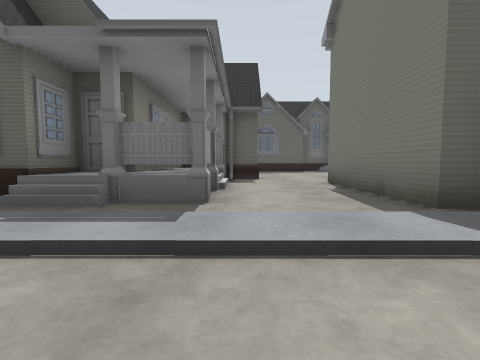
[1] (above)

24 first-person views from a walk through a world built for the Gazebo simulator. The camera is 0.94 m above the floor, tilts 4° down and sees 85° across. The floor is counted in squares, 2 m on a side. Each view is taken from the middle of a square. On the plan, view 1 faces up. The plan holds only what a view shows up to about 9 squares ahead; the rest is blank. The place goes on beyond the plan. Simple shapes stand in for some stock models.

[2]
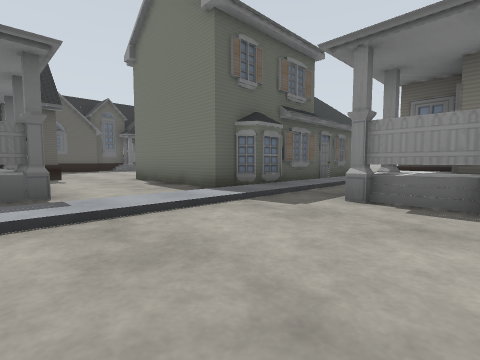

[3]
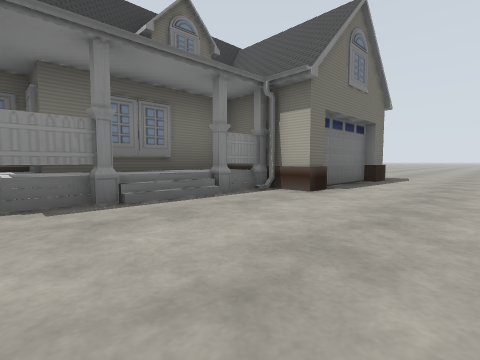

[4]
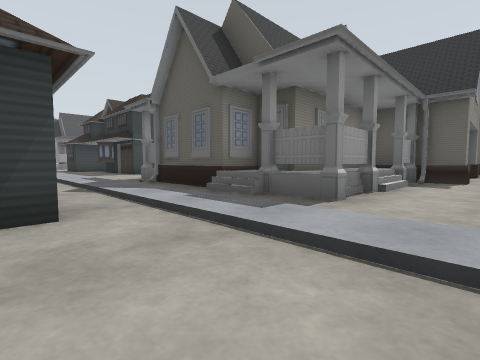

[5]
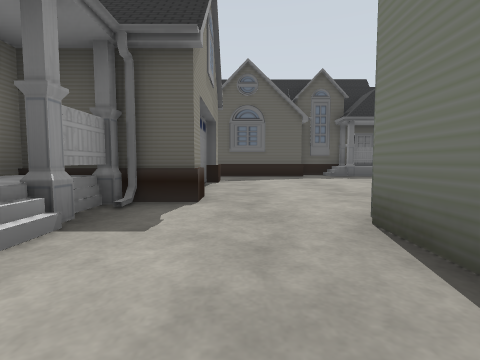

[6]
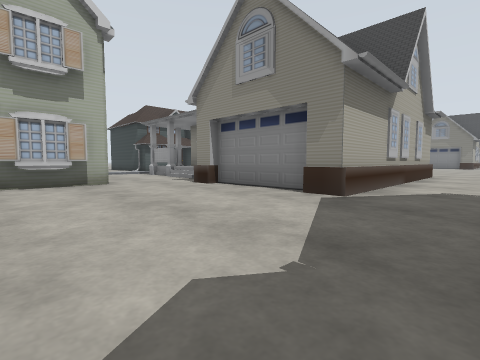

[7]
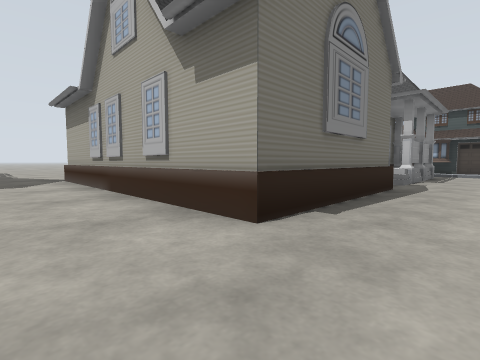

[8]
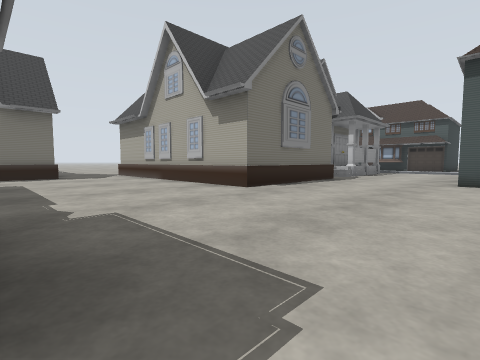

[9]
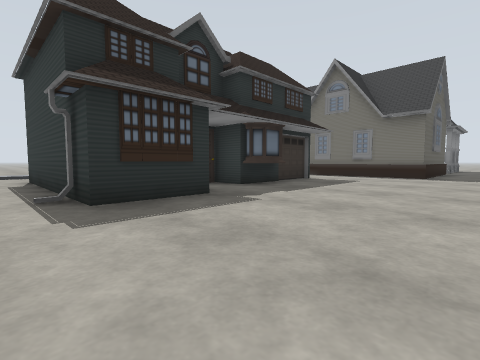

[10]
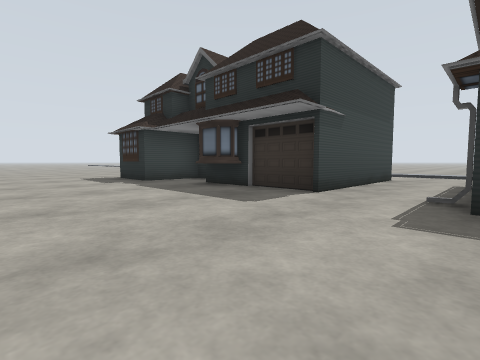

[11]
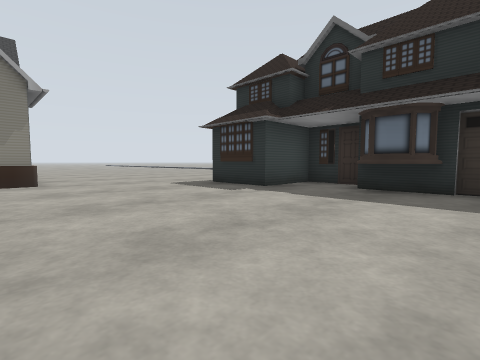

[12]
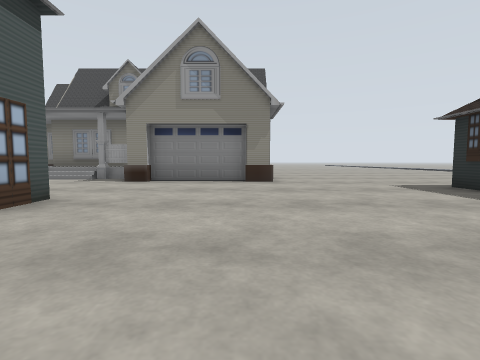

[13]
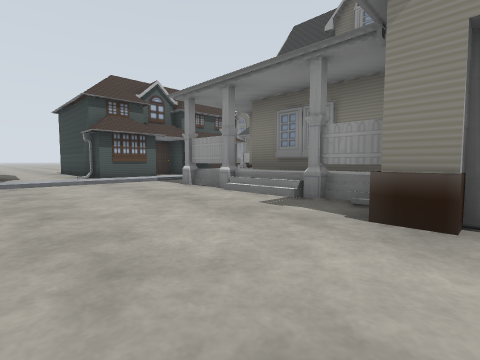

[14]
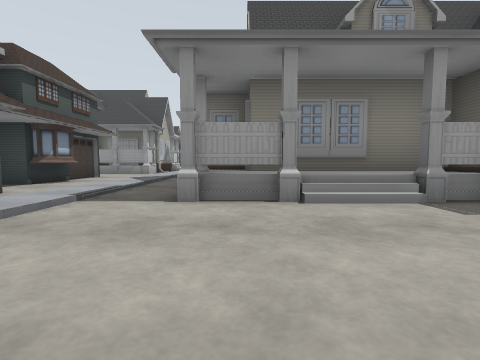

[15]
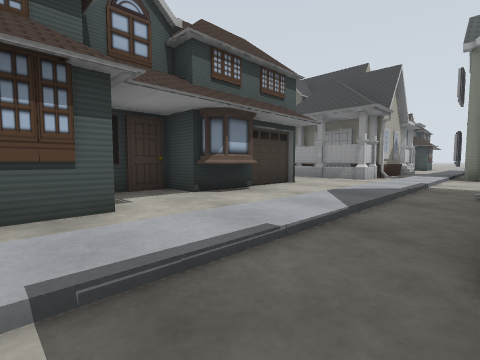

[16]
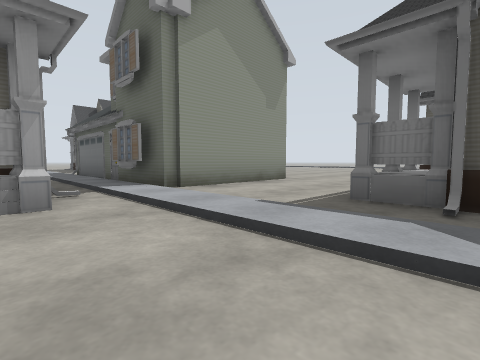

[17]
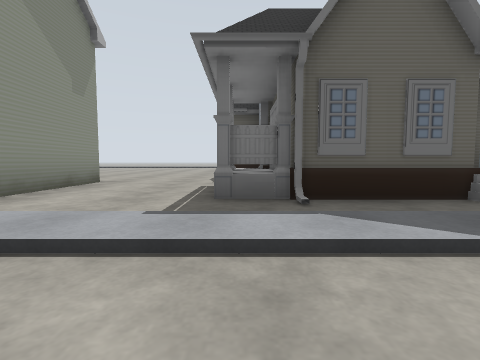

[18]
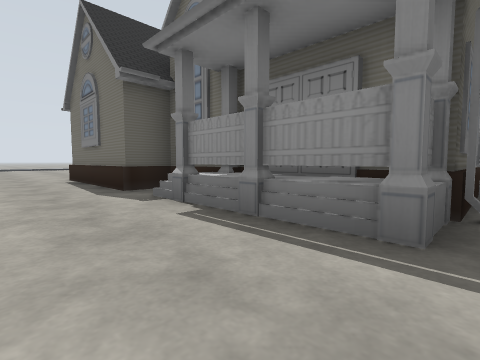

[19]
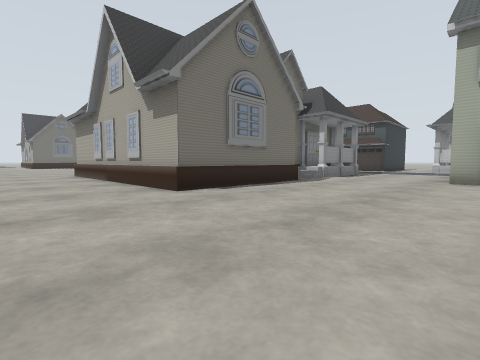

[20]
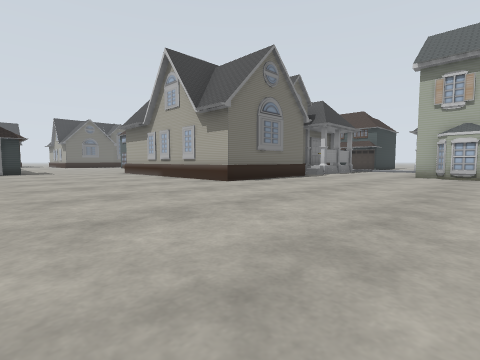

[21]
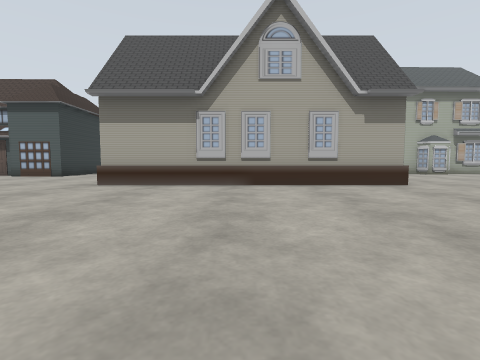

[22]
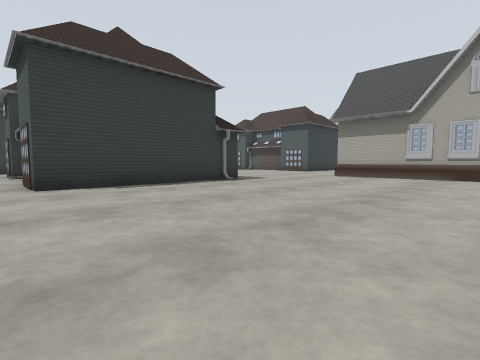

[23]
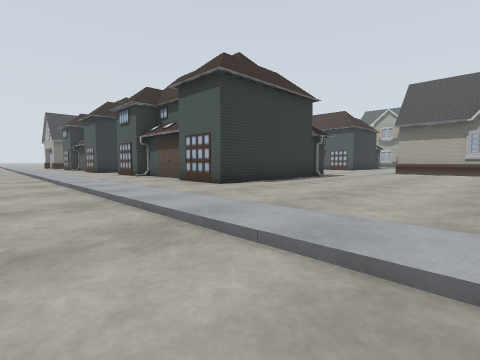

[24]
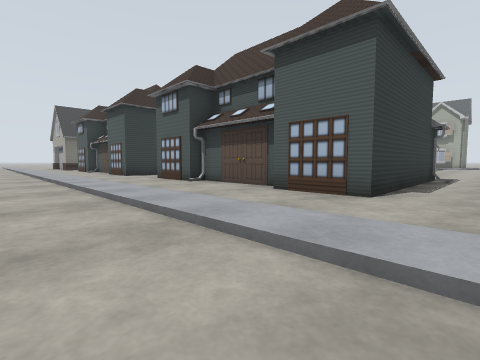

### Floor plan
Key: @ floor where view 1 was taken; . floor; H house; B grey box; O other object.
Columns run from 28 left of view 1 to 4 right of it. Each row starts with its distance up from view 1.
 22         .............
 21         B...B..........
 20         .BBBBBBBBOOOOOO
 19        ..............
 18        ......HHHHHH.HH
 17        ...... H   H.H
 16        ...... H   H.H HHHH  H
 15 .............H..HHH.HH.HHH..H
 14 ............HH......HH......HH
 13 ............................HHHHH
 12 .................................
 11 .................................
 10 .....HHHHHH....... ....HHHHHH....
  9 .....HHHHH.......  ....HHHHHH....
  8 .....HHHH H.....   ....H   HH....
  7 ......H HHH...HHH  H...H  HHH....
  6 HH...HHHHHH...      ...H HHH..HHH
  5 H ...HHHHHH...      ...H HHH..H
  4 H ...HHHHHH...      ...H HHH..H
  3  H....H.H.....      ...HHHHH..HHH
  2 OBBBBBBBBBBBB.      OOOOBBBBBBBBO
  1 ...........  B         ..........
  0 HHHH...H.HHH.          H HH.@.HHH
 -1  HHH.HHHHHH..              ...HHH
 -2   HH       ..              ...HHH
 -3       HH                   ...HHH
 -4                            ..HHHH
 -5                            ....HH
 -6                            ...HHH
 -7                            ..H
 -8                            ...
 -9                            ...

Positions as (right, up) in squares from view 1, and headings:
1: (0, 0), facing up
2: (-1, -1), facing up-right
3: (-1, 0), facing down-right
4: (1, 0), facing up-left
5: (1, 4), facing up
6: (4, 12), facing down-left
7: (-7, 12), facing down-right
8: (-9, 14), facing down-right
9: (-9, 11), facing up-right
10: (-8, 11), facing up-left
11: (-11, 10), facing up-left
12: (-11, 10), facing left
13: (-15, 8), facing down-left
14: (-15, 4), facing left
15: (-18, 3), facing down-left
16: (-22, 0), facing up-left
17: (-23, 0), facing up
18: (-25, 3), facing up-right
19: (-27, 13), facing down-right
20: (-28, 15), facing down-right
21: (-20, 16), facing down
22: (-21, 19), facing down-right
23: (-20, 22), facing down-right
24: (-17, 22), facing down-right
